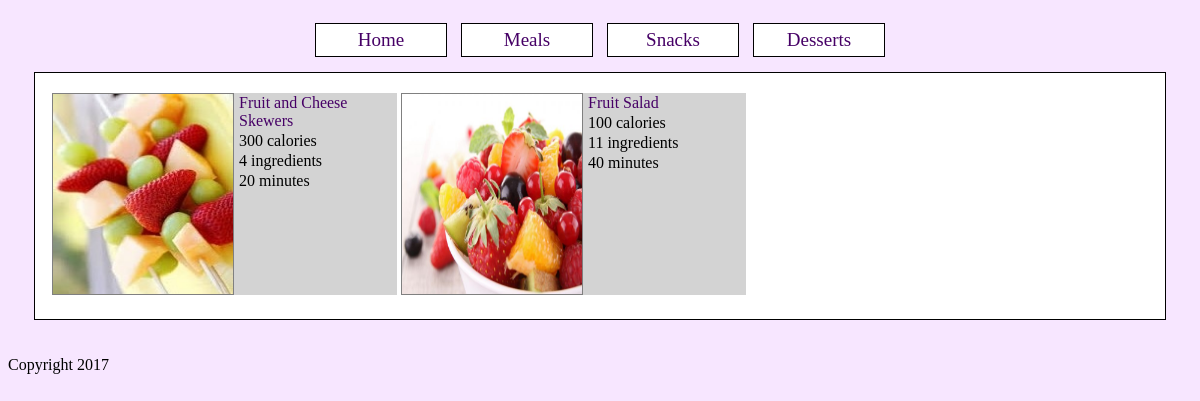
Page /index.php?type=Snack on the committed database.
### tables this page shows
CREATE TABLE `recipes` (
  `id` int(11) NOT NULL,
  `recipe_name` varchar(50) NOT NULL,
  `recipe_type` varchar(10) NOT NULL,
  `calories` int(11) NOT NULL,
  `active` tinyint(1) NOT NULL
);

### private/initialize.php (called while the page is built, shortened)
<?php
require_once('db_connection.php');
require_once('functions.php');
require_once('validation_functions.php');
$admin = isset($_SESSION['admin']) ? $_SESSION['admin'] : '';

### private/validation_functions.php (called while the page is built, shortened)
<?php
function evaluate_name($name){
	$name = strtolower($name);
	$name = str_replace(" ","",$name);
	return $name;
}

### private/functions.php (the view, shortened to what this page needs)
<?php
function view_recipes($type){
	global $db;
	global $admin;
	$type_safe = mysqli_real_escape_string($db, $type);
	$query  = "SELECT * FROM Recipes ";
	$query .= "WHERE recipe_type = '{$type_safe}' ";
	if($admin != 'admin' && $admin != 'superadmin'){
		$query .= "AND active = 1 ";
	}
	$query .= "ORDER BY recipe_name";
	$result = mysqli_query($db, $query);
	$output = '';
	while($row = mysqli_fetch_assoc($result)){
		$picture = evaluate_name($row["recipe_name"]);
		$output .= "<div class=\"list\">";
		$output .= "<div class=\"center floatLeft\">";
		if(file_exists("images/".$picture.".jpg")){
			$output .= "<div class=\"picture\">";
			$output .= "<a href=\"view.php?id=";
			$output .= urlencode($row["id"])."\">";
			$output .= "<img src=\"images/".$picture.".jpg\"";
			$output .= " alt=".$row["recipe_name"];
			$output .= " height=\"200\" width=\"180\"></a></div>";
		} else {
			$output .="<div class=\"picture border\">No picture</div>";
		}
		$output .= "</div>";
		$output .= "<div class=\"center floatLeft\">";
		$output .= "<div class=\"left colMax\"><a href=\"view.php?id=";
		$output .= urlencode($row["id"]);
		$output .= "\">".htmlentities($row["recipe_name"])."</a>";
		$output .= "</div><div class=\"left\">";
		$output .= htmlentities($row["calories"])." calories";
		$output .= "</div><div class=\"left\">";
		$output .= count(get_ingredients_by_id($row["id"]))." ingredients";
		$output .= "</div><div class=\"left\">";
		$output .= get_total_time($row["id"])." minutes";
		$output .= "</div>";
		$output .= "</div>";
		$output .= "</div>";
	}
	return $output;
}
function get_ingredients_by_id($id){
	global $db;
	$id_safe = mysqli_real_escape_string($db, $id);
	$query  = "SELECT
				rec.id as rec_id,
				rec.recipe_name,
				rec.recipe_type,
				rec.calories,
				ing.id as ing_id,
				ing.ingredient_name,
				ing.amount,
				ing.unit ";
	$query .= "FROM Recipes rec ";
	$query .= "LEFT OUTER JOIN Recipe_Ingredients ing ";
	$query .= "ON rec.id = ing.recipe_id ";
	$query .= "WHERE rec.id = '{$id_safe}' ";
	$query .= "ORDER BY ing.id";
	$result = mysqli_query($db, $query);
	$ingredients = [];
	while($row = mysqli_fetch_assoc($result)){
		$ingredients[] = $row;
	}
	return $ingredients;
}
function get_instructions_by_id($id){
	global $db;
	$id_safe = mysqli_real_escape_string($db, $id);
	$query  = "SELECT
				rec.id as rec_id,
				rec.recipe_name,
				rec.recipe_type,
				rec.calories,
				ins.id as ins_id,
				ins.instruction_number,
				ins.time,
				ins.instruction
				";
	$query .= "FROM Recipes rec ";
	$query .= "LEFT OUTER JOIN Recipe_Instructions ins ";
	$query .= "ON rec.id = ins.recipe_id ";
	$query .= "WHERE rec.id = '{$id_safe}' ";
	$query .= "ORDER BY ins.instruction_number";
	$result = mysqli_query($db, $query);
	$instructions = [];
	while($row = mysqli_fetch_assoc($result)){
		$instructions[] = $row;
	}
	return $instructions;
}
function get_total_time($id){
	$ins_count = count(get_instructions_by_id($id));
	$total_time = [];
	for($i = 0; $i < $ins_count; $i++){
		$total_time[] = get_instructions_by_id($id)[$i]['time'];
	}
	$sum = array_sum($total_time);
	return $sum;
}

### public/stylesheet/styles.css (style rules this page uses)
body { font-family: "Century Gothic"; background-color: #f7e6ff; }
a { text-decoration: none; color: #460066; }
.picture { height: 200px; width: 180px; border: 1px solid grey; background-color: white; }
.left { text-align: left; padding: 1px 5px; }
.center { display: inline-block; vertical-align: middle; }
.floatLeft { float: left; }
.list { width: 20%; min-width: 345px; margin: 10px 2px; background-color: lightgrey; display: inline-block; }
.colMax { width: 140px; }

### rows in the picture
recipes: shows a picture, recipe_name "Fruit and Cheese Skewers", value "300 calories 4 ingredients 20 minutes"
recipes: shows a picture, recipe_name "Fruit Salad", value "100 calories 11 ingredients 40 minutes"
